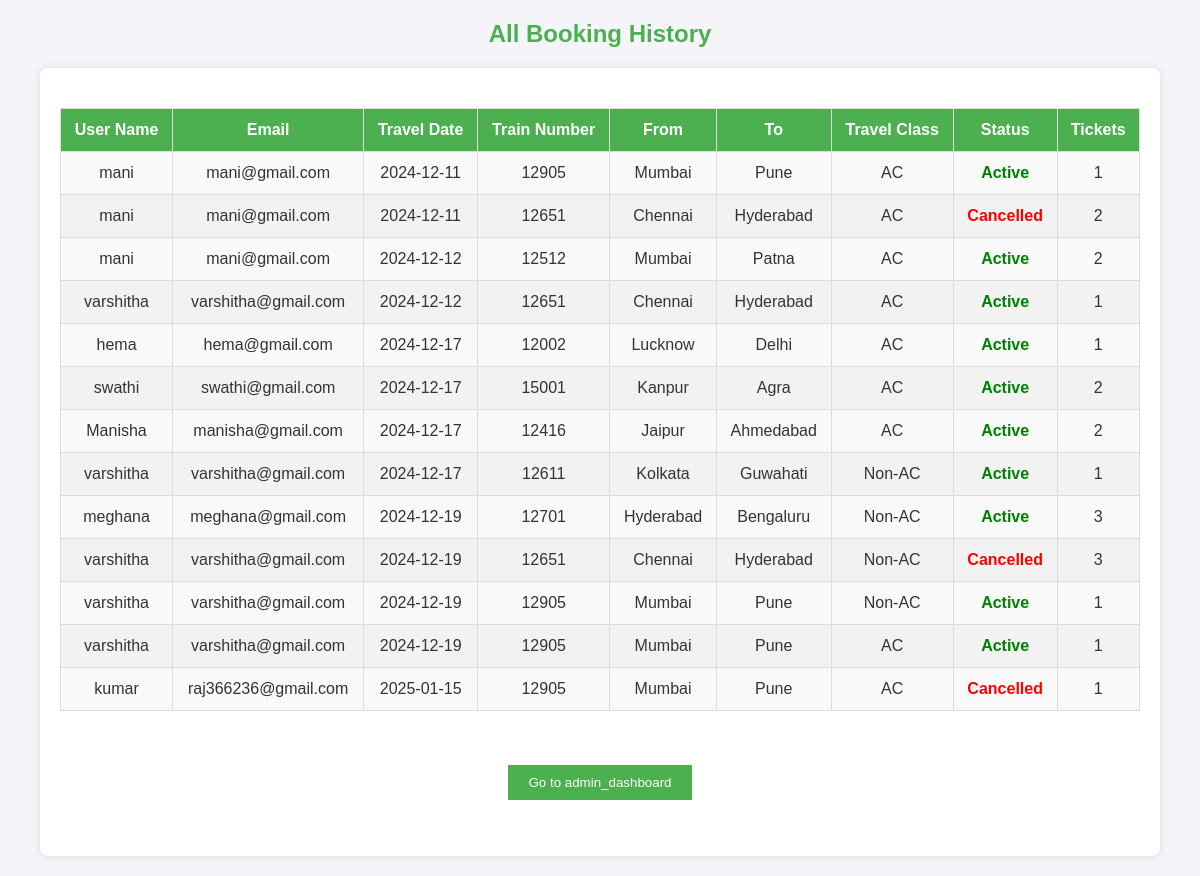
/admin_home_page/all_bookings/, run on the app's committed database.
### railway/models.py (models this page shows, shortened)
class Booking(models.Model):
    train = models.ForeignKey(Train, on_delete=models.CASCADE)  # Removed default
    user = models.ForeignKey(User, on_delete=models.CASCADE, null=True)
    reference_number = models.CharField(max_length=50, default=generate_reference_number, unique=True)
    booking_date = models.DateTimeField(auto_now_add=True)
    train_number = models.CharField(max_length=10)
    train_name = models.CharField(max_length=100)
    source = models.CharField(max_length=100)
    destination = models.CharField(max_length=100)
    departure_time = models.DateTimeField(null=True, blank=True)
    arrival_time = models.DateTimeField(null=True, blank=True)
    travel_class = models.CharField(max_length=6, choices=[('AC', 'AC'), ('Non-AC', 'Non-AC')])
    seat_number = models.CharField(max_length=10, blank=True, null=True)
    number_of_tickets = models.PositiveIntegerField(default=1)
    base_fare = models.DecimalField(max_digits=10, decimal_places=2)
    service_tax = models.DecimalField(max_digits=10, decimal_places=2)
    total_fare = models.DecimalField(max_digits=10, decimal_places=2)
    payment_amount = models.DecimalField(max_digits=10, decimal_places=2, default=0.0)
    payment_method = models.CharField(max_length=20, blank=True, null=True)
    transaction_id = models.CharField(max_length=20, blank=True, null=True)
    payment_status = models.CharField(max_length=20, choices=[('Pending', 'Pending'), ('Paid', 'Paid')], default='Pending')
    email = models.EmailField()
    passenger_name = models.CharField(max_length=100)
    passenger_age = models.IntegerField(null=True)
    passenger_gender = models.CharField(max_length=10)
    passenger_type = models.CharField(max_length=50)
    contact_number = models.CharField(max_length=15)
    STATUS_CHOICES = [('Active', 'Active'), ('Cancelled', 'Cancelled')]
    status = models.CharField(max_length=10, choices=STATUS_CHOICES, default='Active')
    class Meta:
        db_table = 'booking_booking'
    def __str__(self):
        return f"{self.passenger_name} - {self.train_number}"

### railway/views.py (the view)
# urls.py: path('admin_home_page/all_bookings/', views.all_bookings, name='all_bookings'),
def all_bookings(request):
    bookings = Booking.objects.select_related('user').all()
    print("Booking count:", bookings.count())  # Debugging line
    for booking in bookings:
        print(booking)  # Print each booking to see the data
    return render(request, 'booking/all_bookings.html', {'bookings': bookings})

### railway/templates/booking/all_bookings.html (shortened to what this page needs)
<!DOCTYPE html>
<html lang="en">
<head>
</head>
<body>
    <h2>All Booking History</h2>
    <div class="table-container">
        {% if bookings %}
            <table>
                <thead>
                    <tr>
                        <th>User Name</th>
                        <th>Email</th>
                        <th>Travel Date</th>
                        <th>Train Number</th>
                        <th>From</th>
                        <th>To</th>
                        <th>Travel Class</th>
                        <th>Status</th>
                        <th>Tickets</th>
                    </tr>
                </thead>
                <tbody>
                    {% for booking in bookings %}
                        <tr>
                            <td>{{ booking.passenger_name }}</td>
                            <td>{{ booking.email }}</td>
                            <td>{{ booking.booking_date|date:"Y-m-d" }}</td>
                            <td>{{ booking.train_number }}</td>
                            <td>{{ booking.source }}</td>
                            <td>{{ booking.destination }}</td>
                            <td>{{ booking.travel_class }}</td>
                            <td class="{% if booking.status == 'Active' %}status-active{% else %}status-cancelled{% endif %}">
                                {{ booking.status }}
                            </td>
                            <td>{{ booking.number_of_tickets }}</td>
                        </tr>
                    {% endfor %}
                </tbody>
            </table>
        {% else %}
            <p class="no-booking">No bookings found.</p>
        {% endif %}
        <br><br><br>
        <div align="center">
            <form action="{% url 'admin_home_page' %}" method="get">
                <button type="submit" style="padding: 10px 20px; background-color: #4CAF50; color: white; border: none; cursor: pointer;">Go to admin_dashboard</button>
            </form>
        </div>
        <br><br>
    </div>
</body>
</html>

### railway/templates/booking/all_bookings.html (style rules this page uses)
body { font-family: Arial, sans-serif; background-color: #f4f4f9; color: #333; margin: 0; padding: 0; }
h2 { text-align: center; margin-top: 20px; color: #4CAF50; }
.table-container { width: 90%; margin: 20px auto; background-color: #fff; padding: 20px; border-radius: 8px; box-shadow: 0px 0px 10px rgba(0, 0, 0, 0.1); }
table { width: 100%; border-collapse: collapse; margin-top: 20px; }
th, td { padding: 12px; border: 1px solid #ddd; text-align: center; }
th { background-color: #4CAF50; color: white; }
td { background-color: #f9f9f9; }
tr:nth-child(even) td { background-color: #f2f2f2; }
.status-active { color: green; font-weight: bold; }
.status-cancelled { color: red; font-weight: bold; }

### data on the page
Booking: passenger_name "mani", email "mani@gmail.com", booking_date "2024-12-11", train_number "12905", source "Mumbai", destination "Pune", travel_class "AC", status "Active", number_of_tickets "1"
Booking: passenger_name "mani", email "mani@gmail.com", booking_date "2024-12-11", train_number "12651", source "Chennai", destination "Hyderabad", travel_class "AC", status "Cancelled", number_of_tickets "2"
Booking: passenger_name "mani", email "mani@gmail.com", booking_date "2024-12-12", train_number "12512", source "Mumbai", destination "Patna", travel_class "AC", status "Active", number_of_tickets "2"
Booking: passenger_name "varshitha", email "varshitha@gmail.com", booking_date "2024-12-12", train_number "12651", source "Chennai", destination "Hyderabad", travel_class "AC", status "Active", number_of_tickets "1"
Booking: passenger_name "hema", email "hema@gmail.com", booking_date "2024-12-17", train_number "12002", source "Lucknow", destination "Delhi", travel_class "AC", status "Active", number_of_tickets "1"
Booking: passenger_name "swathi", email "swathi@gmail.com", booking_date "2024-12-17", train_number "15001", source "Kanpur", destination "Agra", travel_class "AC", status "Active", number_of_tickets "2"
Booking: passenger_name "Manisha", email "manisha@gmail.com", booking_date "2024-12-17", train_number "12416", source "Jaipur", destination "Ahmedabad", travel_class "AC", status "Active", number_of_tickets "2"
Booking: passenger_name "varshitha", email "varshitha@gmail.com", booking_date "2024-12-17", train_number "12611", source "Kolkata", destination "Guwahati", travel_class "Non-AC", status "Active", number_of_tickets "1"
Booking: passenger_name "meghana", email "meghana@gmail.com", booking_date "2024-12-19", train_number "12701", source "Hyderabad", destination "Bengaluru", travel_class "Non-AC", status "Active", number_of_tickets "3"
Booking: passenger_name "varshitha", email "varshitha@gmail.com", booking_date "2024-12-19", train_number "12651", source "Chennai", destination "Hyderabad", travel_class "Non-AC", status "Cancelled", number_of_tickets "3"
Booking: passenger_name "varshitha", email "varshitha@gmail.com", booking_date "2024-12-19", train_number "12905", source "Mumbai", destination "Pune", travel_class "Non-AC", status "Active", number_of_tickets "1"
Booking: passenger_name "varshitha", email "varshitha@gmail.com", booking_date "2024-12-19", train_number "12905", source "Mumbai", destination "Pune", travel_class "AC", status "Active", number_of_tickets "1"
Booking: passenger_name "kumar", email "raj366236@gmail.com", booking_date "2025-01-15", train_number "12905", source "Mumbai", destination "Pune", travel_class "AC", status "Cancelled", number_of_tickets "1"
